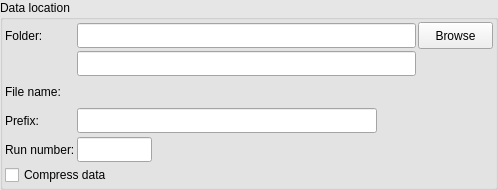
<?xml version="1.0" encoding="UTF-8"?>
<ui version="4.0">
 <class>DataPathWidgetHorizontalLayout</class>
 <widget class="QWidget" name="DataPathWidgetHorizontalLayout">
  <property name="geometry">
   <rect>
    <x>0</x>
    <y>0</y>
    <width>498</width>
    <height>165</height>
   </rect>
  </property>
  <property name="palette">
   <palette>
    <active>
     <colorrole role="Base">
      <brush brushstyle="SolidPattern">
       <color alpha="255">
        <red>255</red>
        <green>255</green>
        <blue>255</blue>
       </color>
      </brush>
     </colorrole>
     <colorrole role="Window">
      <brush brushstyle="SolidPattern">
       <color alpha="255">
        <red>230</red>
        <green>230</green>
        <blue>230</blue>
       </color>
      </brush>
     </colorrole>
    </active>
    <inactive>
     <colorrole role="Base">
      <brush brushstyle="SolidPattern">
       <color alpha="255">
        <red>255</red>
        <green>255</green>
        <blue>255</blue>
       </color>
      </brush>
     </colorrole>
     <colorrole role="Window">
      <brush brushstyle="SolidPattern">
       <color alpha="255">
        <red>230</red>
        <green>230</green>
        <blue>230</blue>
       </color>
      </brush>
     </colorrole>
    </inactive>
    <disabled>
     <colorrole role="Base">
      <brush brushstyle="SolidPattern">
       <color alpha="255">
        <red>230</red>
        <green>230</green>
        <blue>230</blue>
       </color>
      </brush>
     </colorrole>
     <colorrole role="Window">
      <brush brushstyle="SolidPattern">
       <color alpha="255">
        <red>230</red>
        <green>230</green>
        <blue>230</blue>
       </color>
      </brush>
     </colorrole>
    </disabled>
   </palette>
  </property>
  <property name="windowTitle">
   <string>Data path</string>
  </property>
  <layout class="QHBoxLayout">
   <property name="spacing">
    <number>0</number>
   </property>
   <property name="margin">
    <number>0</number>
   </property>
   <item>
    <widget class="QGroupBox" name="data_path_gb">
     <property name="title">
      <string>Data location</string>
     </property>
     <layout class="QHBoxLayout" name="gridLayout_2">
      <property name="spacing">
       <number>2</number>
      </property>
      <property name="margin">
       <number>2</number>
      </property>
      <item>
       <layout class="QGridLayout" name="gridLayout">
        <property name="leftMargin">
         <number>0</number>
        </property>
        <property name="topMargin">
         <number>0</number>
        </property>
        <property name="spacing">
         <number>2</number>
        </property>
        <item row="0" column="1" colspan="2">
         <widget class="QLineEdit" name="base_path_ledit">
          <property name="enabled">
           <bool>true</bool>
          </property>
          <property name="sizePolicy">
           <sizepolicy hsizetype="Preferred" vsizetype="Fixed">
            <horstretch>0</horstretch>
            <verstretch>0</verstretch>
           </sizepolicy>
          </property>
          <property name="minimumSize">
           <size>
            <width>200</width>
            <height>25</height>
           </size>
          </property>
          <property name="maximumSize">
           <size>
            <width>32767</width>
            <height>25</height>
           </size>
          </property>
          <property name="text">
           <string/>
          </property>
          <property name="readOnly">
           <bool>true</bool>
          </property>
         </widget>
        </item>
        <item row="1" column="1" colspan="2">
         <widget class="QLineEdit" name="folder_ledit">
          <property name="sizePolicy">
           <sizepolicy hsizetype="Preferred" vsizetype="Fixed">
            <horstretch>0</horstretch>
            <verstretch>0</verstretch>
           </sizepolicy>
          </property>
          <property name="minimumSize">
           <size>
            <width>50</width>
            <height>25</height>
           </size>
          </property>
          <property name="maximumSize">
           <size>
            <width>32767</width>
            <height>25</height>
           </size>
          </property>
          <property name="text">
           <string/>
          </property>
         </widget>
        </item>
        <item row="4" column="1">
         <widget class="QLineEdit" name="run_number_ledit">
          <property name="minimumSize">
           <size>
            <width>75</width>
            <height>25</height>
           </size>
          </property>
          <property name="maximumSize">
           <size>
            <width>50</width>
            <height>25</height>
           </size>
          </property>
         </widget>
        </item>
        <item row="2" column="1">
         <widget class="QLabel" name="file_name_value_label">
          <property name="minimumSize">
           <size>
            <width>0</width>
            <height>27</height>
           </size>
          </property>
          <property name="maximumSize">
           <size>
            <width>16777215</width>
            <height>27</height>
           </size>
          </property>
          <property name="text">
           <string>&lt;file name&gt;</string>
          </property>
          <property name="wordWrap">
           <bool>false</bool>
          </property>
         </widget>
        </item>
        <item row="0" column="3">
         <widget class="QPushButton" name="browse_button">
          <property name="maximumSize">
           <size>
            <width>75</width>
            <height>32765</height>
           </size>
          </property>
          <property name="text">
           <string>Browse</string>
          </property>
         </widget>
        </item>
        <item row="3" column="1">
         <widget class="QLineEdit" name="prefix_ledit">
          <property name="minimumSize">
           <size>
            <width>150</width>
            <height>25</height>
           </size>
          </property>
          <property name="maximumSize">
           <size>
            <width>300</width>
            <height>25</height>
           </size>
          </property>
         </widget>
        </item>
        <item row="3" column="0">
         <widget class="QLabel" name="prefix_label">
          <property name="minimumSize">
           <size>
            <width>70</width>
            <height>27</height>
           </size>
          </property>
          <property name="maximumSize">
           <size>
            <width>70</width>
            <height>27</height>
           </size>
          </property>
          <property name="text">
           <string>Prefix:</string>
          </property>
          <property name="wordWrap">
           <bool>false</bool>
          </property>
         </widget>
        </item>
        <item row="4" column="0">
         <widget class="QLabel" name="run_num_label">
          <property name="minimumSize">
           <size>
            <width>0</width>
            <height>27</height>
           </size>
          </property>
          <property name="maximumSize">
           <size>
            <width>16777215</width>
            <height>27</height>
           </size>
          </property>
          <property name="text">
           <string>Run number:</string>
          </property>
          <property name="wordWrap">
           <bool>false</bool>
          </property>
         </widget>
        </item>
        <item row="2" column="0">
         <widget class="QLabel" name="file_name_label">
          <property name="minimumSize">
           <size>
            <width>70</width>
            <height>27</height>
           </size>
          </property>
          <property name="maximumSize">
           <size>
            <width>70</width>
            <height>27</height>
           </size>
          </property>
          <property name="text">
           <string>File name:</string>
          </property>
          <property name="wordWrap">
           <bool>false</bool>
          </property>
         </widget>
        </item>
        <item row="0" column="0">
         <widget class="QLabel" name="folder_label">
          <property name="minimumSize">
           <size>
            <width>70</width>
            <height>27</height>
           </size>
          </property>
          <property name="maximumSize">
           <size>
            <width>70</width>
            <height>27</height>
           </size>
          </property>
          <property name="text">
           <string>Folder:</string>
          </property>
          <property name="wordWrap">
           <bool>false</bool>
          </property>
         </widget>
        </item>
        <item row="5" column="0" colspan="2">
         <widget class="QCheckBox" name="compression_cbox">
          <property name="text">
           <string>Compress data</string>
          </property>
          <property name="checked">
           <bool>false</bool>
          </property>
         </widget>
        </item>
       </layout>
      </item>
     </layout>
    </widget>
   </item>
  </layout>
 </widget>
 <layoutdefault spacing="6" margin="11"/>
 <resources/>
 <connections/>
</ui>
